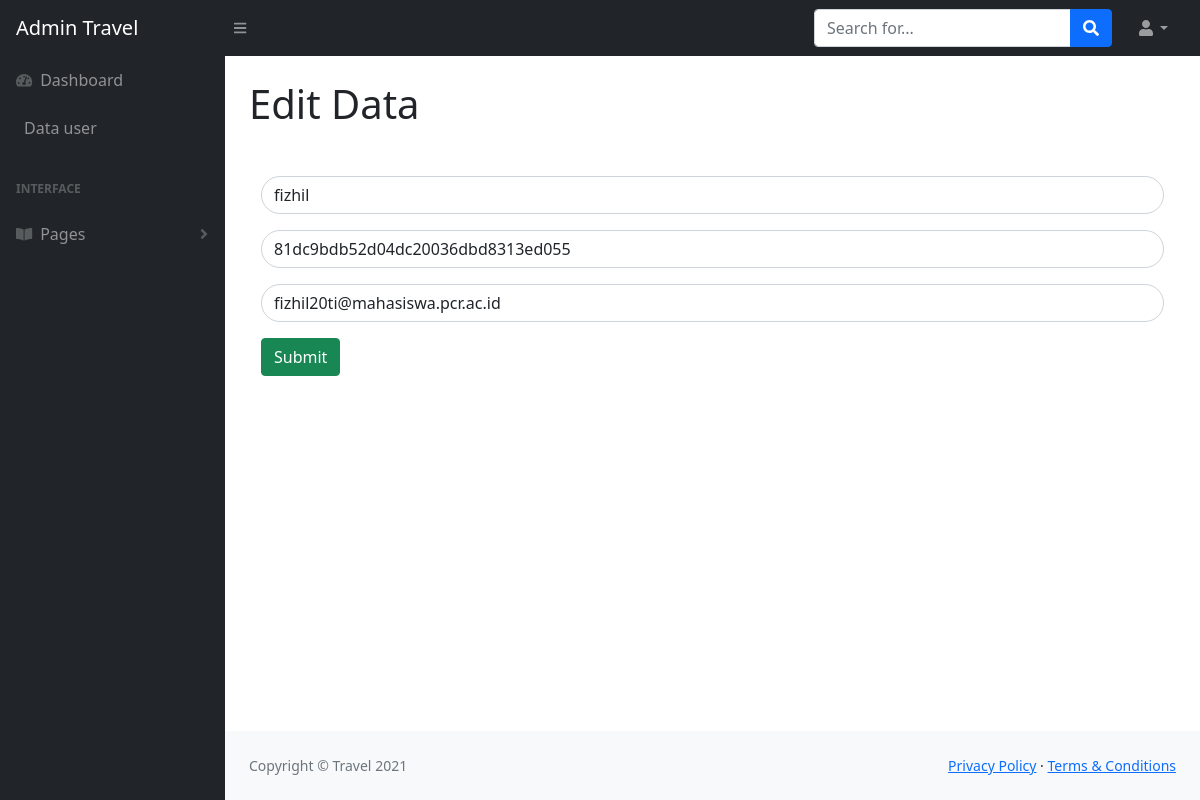
Page /view/edituser.php?id=12 on the committed database.
### tables this page shows
CREATE TABLE `user` (
  `id` int(100) NOT NULL,
  `username` varchar(100) NOT NULL,
  `password` varchar(100) NOT NULL,
  `email` varchar(100) NOT NULL
);

### model/database.php (called while the page is built, shortened)
<?php
	class database {
		var $host = "localhost";
		var $uname = "root";
		var $pass = "";
		var $db = "travel";
		var $con ;
		function __construct (){
			$this->con=mysqli_connect($this->host, $this->uname, $this->pass, $this->db);
			mysqli_select_db($this->con, $this->db);
		}
		function edituser($id){
			$data = mysqli_query($this->con, "select * from user where id='$id'");
			while($d = mysqli_fetch_array($data)){
				$hasil[] = $d;
			}
			return $hasil;
		}
	}
?>

### view/edituser.php (the view, shortened to what this page needs)
<!DOCTYPE html>
<html lang="en">
<head>
    <link href="https://cdn.jsdelivr.net/npm/simple-datatables@latest/dist/style.css" rel="stylesheet" />
    <link href="css/styles.css" rel="stylesheet" />
</head>
<body class="sb-nav-fixed">
    <nav class="sb-topnav navbar navbar-expand navbar-dark bg-dark">
        <a class="navbar-brand ps-3" href="admin.php">Admin Travel</a>
        <button class="btn btn-link btn-sm order-1 order-lg-0 me-4 me-lg-0" id="sidebarToggle" href="#!"><i
                class="fas fa-bars"></i></button>
        <form class="d-none d-md-inline-block form-inline ms-auto me-0 me-md-3 my-2 my-md-0">
            <div class="input-group">
                <input class="form-control" type="text" placeholder="Search for..." aria-label="Search for..."
                    aria-describedby="btnNavbarSearch" />
                <button class="btn btn-primary" id="btnNavbarSearch" type="button"><i
                        class="fas fa-search"></i></button>
            </div>
        </form>
        <ul class="navbar-nav ms-auto ms-md-0 me-3 me-lg-4">
            <li class="nav-item dropdown">
                <a class="nav-link dropdown-toggle" id="navbarDropdown" href="#" role="button" data-bs-toggle="dropdown"
                    aria-expanded="false"><i class="fas fa-user fa-fw"></i></a>
            </li>
        </ul>
    </nav>
    <div id="layoutSidenav">
        <div id="layoutSidenav_nav">
            <nav class="sb-sidenav accordion sb-sidenav-dark" id="sidenavAccordion">
                <div class="sb-sidenav-menu">
                    <div class="nav">
                        <a class="nav-link" href="admin.php">
                            <div class="sb-nav-link-icon"><i class="fas fa-tachometer-alt"></i></div>
                            Dashboard
                        </a>
                        <a class="nav-link" href="user.php">
                            Data user
                        </a>
                        <div class="sb-sidenav-menu-heading">Interface</div>
                        <a class="nav-link collapsed" href="#" data-bs-toggle="collapse" data-bs-target="#collapsePages"
                            aria-expanded="false" aria-controls="collapsePages">
                            <div class="sb-nav-link-icon"><i class="fas fa-book-open"></i></div>
                            Pages
                            <div class="sb-sidenav-collapse-arrow"><i class="fas fa-angle-down"></i></div>
                        </a>
                    </div>
                </div>
            </nav>
        </div>
        <div id="layoutSidenav_content">
            <main>
                <div class="container-fluid px-4">
                    <h1 class="mt-4">Edit Data</h1>
                    <div class="container-fluid">
                        <div class="row">
                            <div class="col-md-12 navbar">
                            </div>
                            <?php
  include '../model/database.php';
  $db = new database();
  ?>
                            <div class="container ">
                                <div>
                                    <?php foreach($db->edituser($_GET['id']) as $d){} ?>
                                    <form action="../controller/proses.php?aksi=edituser" method="post">
                                        <input type="text" name="username" placeholder="Username "
                                            class="form-control rounded-pill" value="<?php echo $d['username']?>">
                                        <input type="text" name="password" placeholder="Password"
                                            class="form-control rounded-pill mt-3" value="<?php echo $d['password']?>">
                                        <input type="text" name="email" placeholder="Email"
                                            class="form-control rounded-pill mt-3" value="<?php echo $d['email']?>">
                                            <button class="btn btn-success mt-3 baris2">Submit</button>
                                        </div>
                                </div>
                            </div>
            </main>
            <footer class="py-4 bg-light mt-auto">
                <div class="container-fluid px-4">
                    <div class="d-flex align-items-center justify-content-between small">
                        <div class="text-muted">Copyright &copy; Travel 2021</div>
                        <div>
                            <a href="#">Privacy Policy</a>
                            &middot;
                            <a href="#">Terms &amp; Conditions</a>
                        </div>
                    </div>
                </div>
            </footer>
        </div>
    </div>
</body>
</html>

### rows in the picture
user: username "fizhil", password "81dc9bdb52d04dc20036dbd8313ed055", email "fizhil20ti@mahasiswa.pcr.ac.id"
